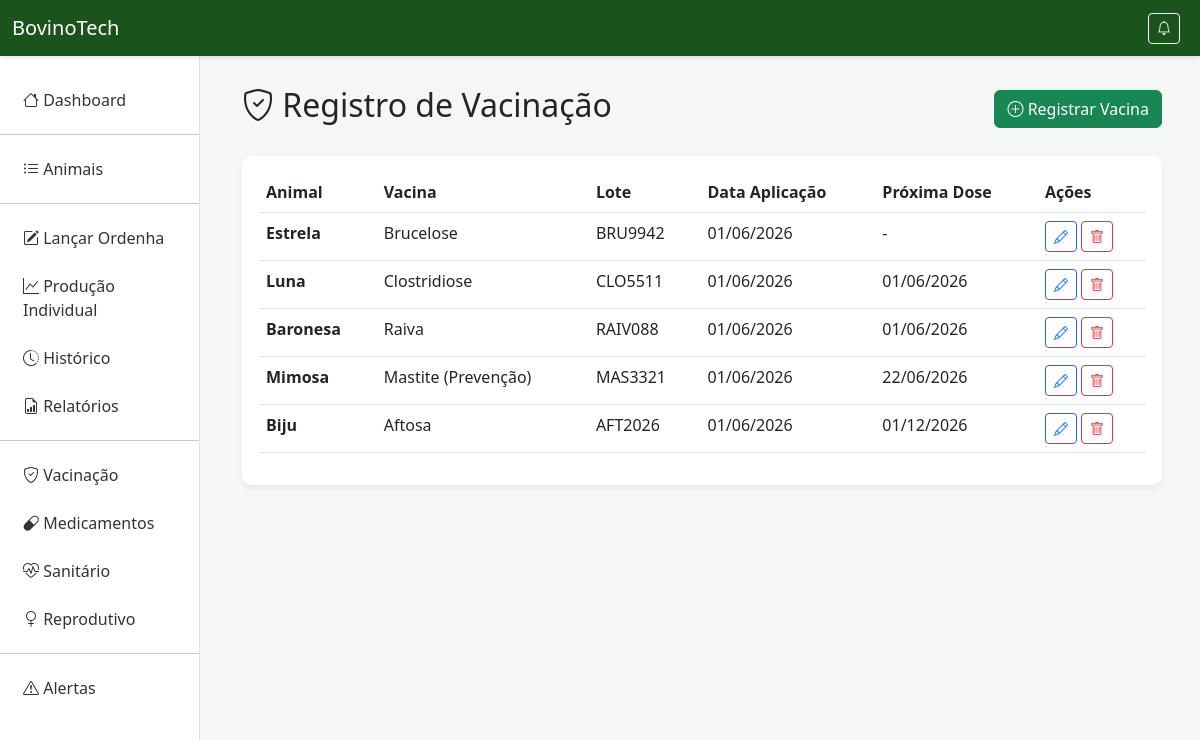
Page /vacinacao/ on the committed database.
### producao/models.py (models this page shows, shortened)
class Vacinacao(models.Model):
    animal = models.ForeignKey(Animal, on_delete=models.CASCADE)
    tipo_vacina = models.CharField(max_length=100)
    lote = models.CharField(max_length=50)
    data_aplicacao = models.DateField()
    proxima_dose = models.DateField(null=True, blank=True)
    tem_carencia = models.BooleanField(default=False, verbose_name="Possui Carência?")
    dias_carencia = models.IntegerField(default=0, verbose_name="Dias de Carência")

class Animal(models.Model):
    SEXO_CHOICES = [('M', 'Macho'), ('F', 'Fêmea')]
    identificacao = models.CharField(max_length=100, unique=True, verbose_name="Brinco/Nome")
    raca = models.CharField(max_length=100, verbose_name="Raça")
    data_nascimento = models.DateField(verbose_name="Data de Nascimento")
    sexo = models.CharField(max_length=1, choices=SEXO_CHOICES, verbose_name="Sexo")

### producao/views.py (the view)
# urls.py: path('vacinacao/', views.vacinacao, name='vacinacao'),
def vacinacao(request):
    vacinas = Vacinacao.objects.all().order_by('-data_aplicacao')
    return render(request, 'vacinacao.html', {'vacinas': vacinas})

### producao/templates/vacinacao.html (shortened to what this page needs)
{% extends 'base.html' %}
{% block content %}
<div class="d-flex justify-content-between align-items-center mb-4">
    <h2><i class="bi bi-shield-check"></i> Registro de Vacinação</h2>
    <a href="{% url 'criar_vacinacao' %}" class="btn btn-success"><i class="bi bi-plus-circle"></i> Registrar Vacina</a>
</div>
<div class="card">
    <div class="card-body">
        {% if vacinas %}
        <table class="table table-hover">
            <thead>
                <tr>
                    <th>Animal</th>
                    <th>Vacina</th>
                    <th>Lote</th>
                    <th>Data Aplicação</th>
                    <th>Próxima Dose</th>
                    <th>Ações</th>
                </tr>
            </thead>
            <tbody>
                {% for v in vacinas %}
                <tr>
                    <td><strong>{{ v.animal.identificacao }}</strong></td>
                    <td>{{ v.tipo_vacina }}</td>
                    <td>{{ v.lote }}</td>
                    <td>{{ v.data_aplicacao|date:"d/m/Y" }}</td>
                    <td>{{ v.proxima_dose|date:"d/m/Y"|default:"-" }}</td>
                    <td>
                        <a href="{% url 'editar_vacinacao' v.pk %}" class="btn btn-sm btn-outline-primary" title="Editar"><i class="bi bi-pencil"></i></a>
                        <a href="{% url 'deletar_vacinacao' v.pk %}" class="btn btn-sm btn-outline-danger" title="Deletar"><i class="bi bi-trash"></i></a>
                    </td>
                </tr>
                {% endfor %}
            </tbody>
        </table>
        {% else %}
        <div class="alert alert-info" role="alert">
            <i class="bi bi-info-circle"></i> Nenhum registro de vacinação. <a href="{% url 'criar_vacinacao' %}">Clique aqui para registrar uma vacinação.</a>
        </div>
        {% endif %}
    </div>
</div>
{% endblock %}

### producao/templates/base.html (style rules this page uses)
* { margin: 0; padding: 0; box-sizing: border-box; }
body { background-color: #f4f7f6; font-family: 'Segoe UI', Tahoma, Geneva, Verdana, sans-serif; }
.card { border: none; border-radius: 10px; box-shadow: 0 4px 6px rgba(0,0,0,0.05); }

### rows in the picture
Vacinacao: animal.identificacao "Estrela", tipo_vacina "Brucelose", lote "BRU9942", data_aplicacao "01/06/2026", proxima_dose "-"
Vacinacao: animal.identificacao "Luna", tipo_vacina "Clostridiose", lote "CLO5511", data_aplicacao "01/06/2026", proxima_dose "01/06/2026"
Vacinacao: animal.identificacao "Baronesa", tipo_vacina "Raiva", lote "RAIV088", data_aplicacao "01/06/2026", proxima_dose "01/06/2026"
Vacinacao: animal.identificacao "Mimosa", tipo_vacina "Mastite (Prevenção)", lote "MAS3321", data_aplicacao "01/06/2026", proxima_dose "22/06/2026"
Vacinacao: animal.identificacao "Biju", tipo_vacina "Aftosa", lote "AFT2026", data_aplicacao "01/06/2026", proxima_dose "01/12/2026"
